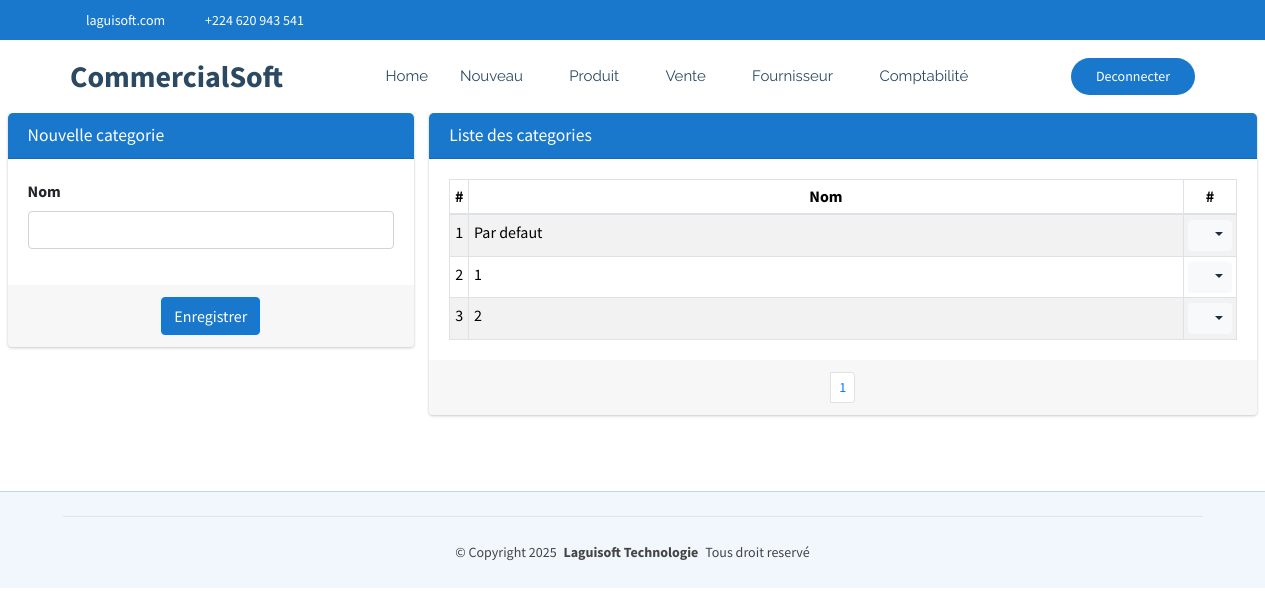
The app's page /commerce/categorie/ (signed in), older data.
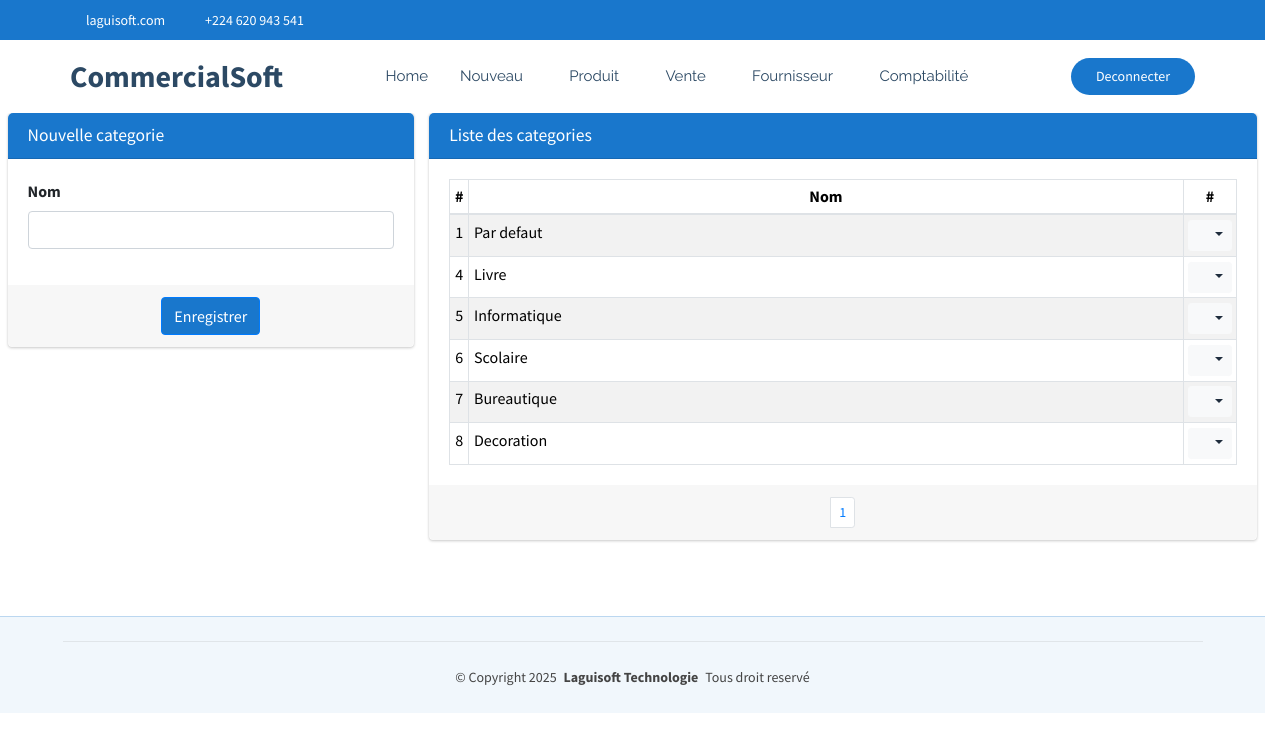
The same page, newer data.
### CommercialSoft/models.py (models this page shows, shortened)
class Categorie(models.Model):
    nom=models.CharField(max_length=30, unique=True)

### CommercialSoft/views.py (the view)
# urls.py: path('categorie/', views.categorie_list_create,name="commerce_categorie"),
@login_required
def categorie_list_create(request):
    if request.method == "POST":
        form = CategorieForm(request.POST)
        if form.is_valid():
            form.save()  # Sauvegarder après modification
            messages.success(request, "Categorie créée avec succès !")
            return redirect('commerce_categorie')
        else:
            messages.error(request, "Erreur lors de la création de la categorie.")
    else:
        form = CategorieForm()
    categorie = Categorie.objects.all()
    paginator = Paginator(categorie, 15)
    page = request.GET.get('page')
    paginated = paginator.get_page(page)
    return render(request, 'CommercialSoft/categorie.html', {'form': form,'listes': paginated})

### CommercialSoft/forms.py
class CategorieForm(forms.ModelForm):
    class Meta:
        model = Categorie
        fields = '__all__'
        widgets = {
            'nom': forms.TextInput(attrs={'class': 'form-control'}),
        }

### CommercialSoft/templates/CommercialSoft/categorie.html (shortened to what this page needs)
{% extends "CommercialSoft/starter-page.html" %}
{% load static %}
{% block css %}
    <link rel="stylesheet" href="{% static 'autre/plugins/fontawesome-free/css/all.min.css' %}">
    <link rel="stylesheet" href="https://code.ionicframework.com/ionicons/2.0.1/css/ionicons.min.css">
  <link rel="stylesheet" href="{% static 'autre/plugins/sweetalert2-theme-bootstrap-4/bootstrap-4.min.css' %}">
    <link rel="stylesheet" href="{% static 'autre/dist/css/adminlte.min.css' %}">
    <link rel="stylesheet" href="{% static 'autre/plugins/toastr/toastr.min.css' %}">
{% endblock %}
{% block corp %}
<section class="content pt-0">
  <div class="container-fluid">
    <div class="row">
      <div class="col-md-4">
        <div class="card card-primary">
          <div class="card-header">
            <h3 class="card-title">Nouvelle categorie</h3>
          </div>
          <form role="form" action="{% url 'commerce_categorie' %}" method="post">
            <div class="card-body">
              <div class="row">
                <div class="col-md-12">
                  <div class="form-group">
                    <label for="nom">Nom</label>
                    {{ form.nom }}
                  </div>
                </div>
              </div>
            </div>
            <div class="card-footer text-center">
              <button type="submit" class="btn btn-primary {{message.tags}}">Enregistrer</button>
            </div>
          </form>
        </div>
      </div>
      <div class="col-md-8">
        <div class="card card-primary">
            <div class="card-header">
              <h3 class="card-title">Liste des categories</h3>
            </div>
            <div class="card-body">
              <table class="table table-bordered table-hover table-striped table-sm">
                <thead>
                  <tr>
                    <th style="width: 10px" class="text-center">#</th>
                    <th class="text-center">Nom</th>
                    <th style="width: 40px" class="text-center">#</th>
                  </tr>
                </thead>
                <tbody>
                  {% if listes %}
                    {% for liste in listes %}
                      <tr>
                        <td class="text-center">{{liste.id}}</td>
                        <td>{{liste.nom}}</td>
                        <td class="text-center">
                          <div class="btn-group">
                            <button type="button" class="btn btn-sm btn-light dropdown-toggle" data-toggle="dropdown" aria-expanded="false">
                              <i class="fas fa-cogs"></i>
                            </button>
                          </div>
                        </td>
                      </tr>
                    {% endfor %}
                  {% else %}
                    <tr>
                      <td colspan="14" class="text-center">Aucune ligne disponible pour le moment.</td>
                    </tr>
                  {% endif %}
                </tbody>
              </table>
            </div>
            <div class="card-footer clearfix">
              <ul class="pagination pagination-sm m-0 justify-content-center">
                <li class="page-item">
                  {% for num in listes.paginator.page_range %}
                    {% if listes.number == num %}
                      <li class="page-item"><a class="page-link" href="">{{ num }}</a></li>
                    {% else %}
                      <li class="page-item"><a class="page-link" href="?page={{ num }}">{{ num }}</a></li>
                    {% endif %}
                  {% endfor %}
              </ul>
            </div>
          </div>
      </div>
    </div>
  </div>
</section>
  {% endblock %}

### CommercialSoft/templates/CommercialSoft/starter-page.html (shortened to what this page needs)
{% load static %}
<!DOCTYPE html>
<html lang="en">
<head>
  <link href="{% static 'clinique/assets/vendor/bootstrap/css/bootstrap.min.css' %}" rel="stylesheet">
  <link href="{% static 'clinique/assets/vendor/bootstrap-icons/bootstrap-icons.css' %}" rel="stylesheet">
  <link href="{% static 'clinique/assets/vendor/aos/aos.css' %}" rel="stylesheet">
  <link href="{% static 'clinique/assets/vendor/fontawesome-free/css/all.min.css' %}" rel="stylesheet">
  <link href="{% static 'clinique/assets/vendor/glightbox/css/glightbox.min.css' %}" rel="stylesheet">
  <link href="{% static 'clinique/assets/vendor/swiper/swiper-bundle.min.css' %}" rel="stylesheet">
  <link href="{% static 'clinique/assets/css/main.css' %}" rel="stylesheet">
  {% block css %}
  {% endblock %}
</head>
<body class="starter-page-page">
  <header id="header" class="header sticky-top">
    <div class="topbar d-flex align-items-center">
      <div class="container d-flex justify-content-center justify-content-md-between">
        <div class="contact-info d-flex align-items-center">
          <i class="bi bi-envelope d-flex align-items-center"><a href="mailto:contact@example.com">laguisoft.com</a></i>
          <i class="bi bi-phone d-flex align-items-center ms-4"><span>+224 620 943 541</span></i>
        </div>
        <div class="social-links d-none d-md-flex align-items-center">
          <a href="#" class="twitter"><i class="bi bi-twitter-x"></i></a>
          <a href="#" class="facebook"><i class="bi bi-facebook"></i></a>
          <a href="#" class="instagram"><i class="bi bi-instagram"></i></a>
          <a href="#" class="linkedin"><i class="bi bi-linkedin"></i></a>
        </div>
      </div>
    </div>
    <div class="branding d-flex align-items-center">
      <div class="container position-relative d-flex align-items-center justify-content-between">
        <a href="index.html" class="logo d-flex align-items-center me-auto">
          <h1 class="sitename">CommercialSoft</h1>
        </a>
        <nav id="navmenu" class="navmenu">
          <ul>
            <li><a href="{% url 'commerce_dashboard' %}">Home<br></a></li>
            {% if user.groups.count == 1 and user.groups.first.name != "Utilisateur" %}
            <li class="dropdown"><a href="#"><span>Nouveau</span> <i class="bi bi-chevron-down toggle-dropdown"></i></a>
            </li>
            {% endif %}
            <li class="dropdown"><a href="#"><span>Produit</span> <i class="bi bi-chevron-down toggle-dropdown"></i></a>
            </li>
            <li class="dropdown"><a href="#"><span>Vente</span> <i class="bi bi-chevron-down toggle-dropdown"></i></a>
            </li>
            {% if user.groups.count == 1 and user.groups.first.name != "Utilisateur" %}
            <li class="dropdown"><a href="#"><span>Fournisseur</span> <i class="bi bi-chevron-down toggle-dropdown"></i></a>
            </li>
            {% endif %}
            <li class="dropdown"><a href="#"><span>Comptabilité</span> <i class="bi bi-chevron-down toggle-dropdown"></i></a>
            </li>
          </ul>
        </nav>
        <a class="cta-btn d-none d-sm-block ms-auto" href="{% url 'logout' %}">Deconnecter</a>
      </div>
    </div>
  </header>
  <main class="main">
    {% block corp %}
    {% endblock %}
  </main>
  <footer id="footer" class="footer light-background">
    <div class="container copyright text-center mt-4">
      <p>© <span>Copyright 2025</span> <strong class="px-1 sitename">Laguisoft Technologie</strong> <span>Tous droit reservé</span></p>
    </div>
  </footer>
</body>
</html>

### CommercialSoft/static/clinique/assets/css/main.css (style rules this page uses)
:root { --default-font: "Roboto", system-ui, -apple-system, "Segoe UI", Roboto, "Helvetica Neue", Arial, "Noto Sans", "Liberation Sans", sans-serif, "Apple Color Emoji", "Segoe UI Emoji", "Segoe UI Symbol", "Noto Color Emoji"; --heading-font: "Poppins", sans-serif; --nav-font: "Raleway", sans-serif; }
:root { --background-color: #ffffff; --default-color: #444444; --heading-color: #2c4964; --accent-color: #1977cc; --surface-color: #ffffff; --contrast-color: #ffffff; }
:root { --nav-color: #2c4964; --nav-hover-color: #1977cc; --nav-mobile-background-color: #ffffff; --nav-dropdown-background-color: #ffffff; --nav-dropdown-color: #2c4964; --nav-dropdown-hover-color: #1977cc; }
.light-background { --background-color: #f1f7fc; --surface-color: #ffffff; }
:root { scroll-behavior: smooth; }
body { color: var(--default-color); background-color: var(--background-color); font-family: var(--default-font); }
a { color: var(--accent-color); text-decoration: none; transition: 0.3s; }
h1, h2, h3, h4, h5, h6 { color: var(--heading-color); font-family: var(--heading-font); }
.header { color: var(--default-color); transition: all 0.5s; z-index: 997; background-color: var(--background-color); }
.header .topbar { background-color: var(--accent-color); height: 40px; padding: 0; font-size: 14px; transition: all 0.5s; }
.header .topbar .contact-info i { font-style: normal; color: var(--contrast-color); }
.header .topbar .contact-info i a, .header .topbar .contact-info i span { padding-left: 5px; color: var(--contrast-color); }
.header .topbar .contact-info i a { line-height: 0; transition: 0.3s; }
.header .topbar .social-links a { color: color-mix(in srgb, var(--contrast-color), transparent 40%); line-height: 0; transition: 0.3s; margin-left: 20px; }
.header .branding { min-height: 60px; padding: 10px 0; }
.header .logo { line-height: 1; }
.header .logo h1 { font-size: 30px; margin: 0; font-weight: 700; color: var(--heading-color); }
.header .cta-btn, .header .cta-btn:focus { color: var(--contrast-color); background: var(--accent-color); font-size: 14px; padding: 8px 25px; margin: 0 0 0 30px; border-radius: 50px; transition: 0.3s; }
@media (min-width: 1200px) { .navmenu { padding: 0; } }
@media (min-width: 1200px) { .navmenu ul { margin: 0; padding: 0; display: flex; list-style: none; align-items: center; } }
@media (min-width: 1200px) { .navmenu li { position: relative; } }
@media (min-width: 1200px) { .navmenu>ul>li { white-space: nowrap; padding: 15px 14px; } }
@media (min-width: 1200px) { .navmenu>ul>li:last-child { padding-right: 0; } }
@media (min-width: 1200px) { .navmenu a, .navmenu a:focus { color: var(--nav-color); font-size: 15px; padding: 0 2px; font-family: var(--nav-font); font-weight: 400; display: flex; align-items: center; justify-content: space-between; white-space: nowrap; transition: 0.3s; position: relative; } }
@media (min-width: 1200px) { .navmenu a i, .navmenu a:focus i { font-size: 12px; line-height: 0; margin-left: 5px; transition: 0.3s; } }
@media (min-width: 1200px) { .navmenu>ul>li>a:before { content: ""; position: absolute; width: 100%; height: 2px; bottom: -6px; left: 0; background-color: var(--nav-hover-color); visibility: hidden; width: 0px; transition: all 0.3s ease-in-out 0s; } }
.footer { color: var(--default-color); background-color: var(--background-color); border-top: 1px solid color-mix(in srgb, var(--accent-color), transparent 75%); font-size: 14px; position: relative; }
.footer .copyright { padding-top: 25px; padding-bottom: 25px; border-top: 1px solid color-mix(in srgb, var(--default-color), transparent 90%); }
.footer .copyright p { margin-bottom: 0; }
section, .section { color: var(--default-color); background-color: var(--background-color); padding: 60px 0; scroll-margin-top: 72px; overflow: clip; }

Row changes from the older to the newer data that the page shows:
removed Categorie: id "2", nom "1"
removed Categorie: id "3", nom "2"
added Categorie: id "4", nom "Livre"
added Categorie: id "5", nom "Informatique"
added Categorie: id "6", nom "Scolaire"
added Categorie: id "7", nom "Bureautique"
added Categorie: id "8", nom "Decoration"
